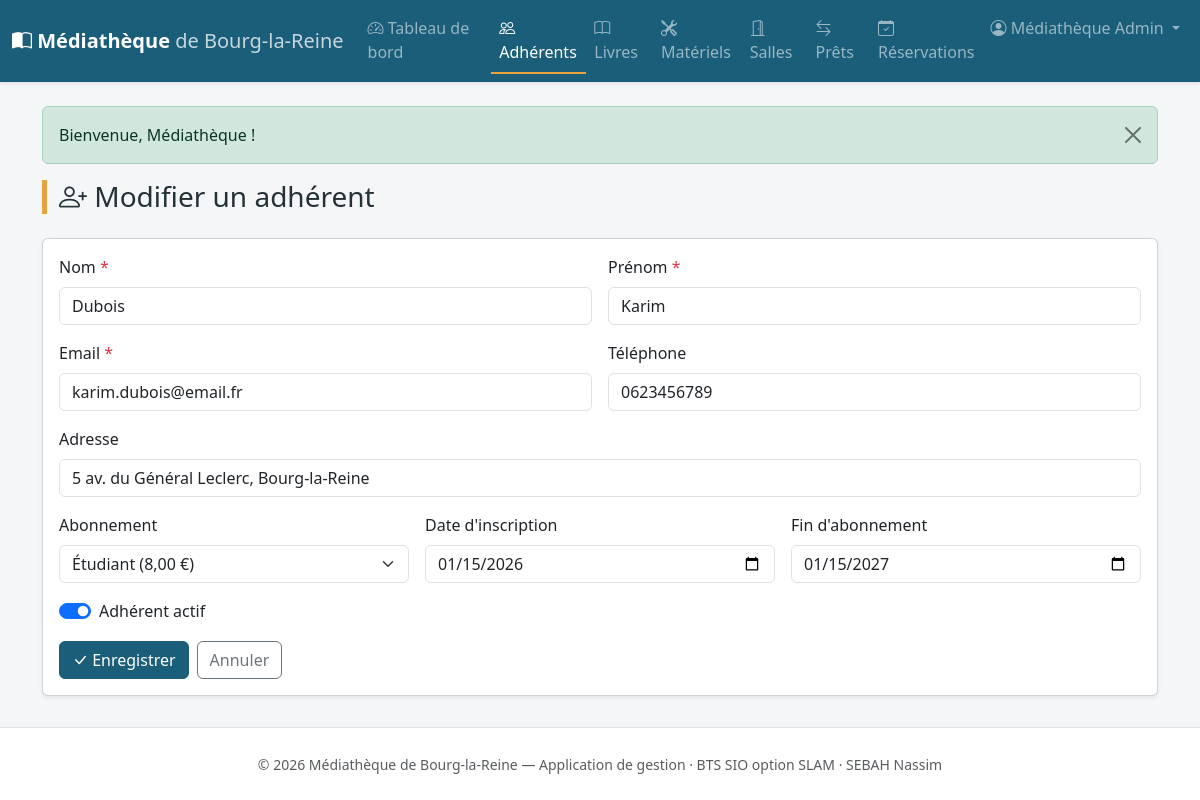
The page /public/index.php?ctrl=adherent&action=form&id=2 (signed in) on the database its author committed.
### tables this page shows
CREATE TABLE adherent (
    id                  INT AUTO_INCREMENT PRIMARY KEY,
    nom                 VARCHAR(60)  NOT NULL,
    prenom              VARCHAR(60)  NOT NULL,
    email               VARCHAR(120) NOT NULL UNIQUE,
    telephone           VARCHAR(20),
    adresse             VARCHAR(180),
    abonnement_id       INT,
    date_inscription    DATE         NOT NULL,
    date_fin_abonnement DATE,
    actif               TINYINT(1)   NOT NULL DEFAULT 1,
    CONSTRAINT fk_adherent_abonnement
        FOREIGN KEY (abonnement_id) REFERENCES abonnement(id) ON DELETE SET NULL
);

CREATE TABLE abonnement (
    id             INT AUTO_INCREMENT PRIMARY KEY,
    libelle        VARCHAR(60)  NOT NULL,
    tarif          DECIMAL(6,2) NOT NULL DEFAULT 0,
    duree_mois     INT          NOT NULL DEFAULT 12,
    quota_emprunts INT          NOT NULL DEFAULT 5
);

### app/controllers/AdherentController.php (called while the page is built, shortened)
<?php
class AdherentController extends Controller
{
    public function form($id = null): void
    {
        $model = $this->model('Adherent');
        $this->view('adherent/form', [
            'titre'       => $id ? 'Modifier un adhérent' : 'Nouvel adhérent',
            'adherent'    => $id ? $model->find($id) : null,
            'abonnements' => $this->model('Abonnement')->allSorted(),
        ]);
    }
}

### public/index.php (called while the page is built, shortened)
<?php
require ROOT . '/config/Database.php';
require ROOT . '/app/core/helpers.php';
require ROOT . '/app/core/Model.php';
$action = preg_replace('/[^a-zA-Z]/', '', $_GET['action'] ?? 'index');
$id     = isset($_GET['id']) ? (int) $_GET['id'] : null;
$controller = new $controllerClass();
$controller->$action($id);

### app/core/helpers.php (called while the page is built, shortened)
<?php
function url(string $ctrl = 'home', string $action = 'index', array $params = []): string
{
    $query = array_merge(['ctrl' => $ctrl, 'action' => $action], $params);
    return BASE_URL . '?' . http_build_query($query);
}
function e(?string $value): string
{
    return htmlspecialchars($value ?? '', ENT_QUOTES, 'UTF-8');
}

### app/core/Model.php (called while the page is built, shortened)
<?php
abstract class Model
{
    protected PDO $db;
    protected string $table;
    public function __construct()
    {
        $this->db = Database::getConnection();
    }
    public function find(int $id): ?array
    {
        $stmt = $this->db->prepare("SELECT * FROM {$this->table} WHERE id = :id");
        $stmt->execute(['id' => $id]);
        return $stmt->fetch() ?: null;
    }
}

### config/Database.php (called while the page is built)
<?php
class Database
{
    private static ?PDO $instance = null;
    public static function getConnection(): PDO
    {
        if (self::$instance === null) {
            $dsn = 'mysql:host=' . DB_HOST . ';dbname=' . DB_NAME . ';charset=' . DB_CHARSET;
            $options = [
                PDO::ATTR_ERRMODE            => PDO::ERRMODE_EXCEPTION,
                PDO::ATTR_DEFAULT_FETCH_MODE => PDO::FETCH_ASSOC,
                PDO::ATTR_EMULATE_PREPARES   => false,
            ];
            try {
                self::$instance = new PDO($dsn, DB_USER, DB_PASS, $options);
            } catch (PDOException $e) {
                die('Erreur de connexion à la base de données : ' . $e->getMessage()
                    . '<br>Vérifiez la configuration dans config/config.php et que la base "'
                    . DB_NAME . '" a bien été importée (sql/schema.sql).');
            }
        }
        return self::$instance;
    }
}

### app/models/Abonnement.php (called while the page is built, shortened)
<?php
class Abonnement extends Model
{
    public function allSorted(): array
    {
        return $this->db->query("SELECT * FROM abonnement ORDER BY tarif")->fetchAll();
    }
}

### app/views/adherent/form.php (the view, shortened to what this page needs)
<?php $action = $adherent ? url('adherent', 'save', ['id' => $adherent['id']]) : url('adherent', 'save'); ?>
<h1 class="h3 mb-4 page-title"><i class="bi bi-person-plus"></i> <?= e($titre) ?></h1>
<div class="card shadow-sm">
    <div class="card-body">
        <form method="post" action="<?= $action ?>" class="row g-3">
            <div class="col-md-6">
                <label class="form-label">Nom <span class="text-danger">*</span></label>
                <input type="text" name="nom" class="form-control" required
                       value="<?= e($adherent['nom'] ?? '') ?>">
            </div>
            <div class="col-md-6">
                <label class="form-label">Prénom <span class="text-danger">*</span></label>
                <input type="text" name="prenom" class="form-control" required
                       value="<?= e($adherent['prenom'] ?? '') ?>">
            </div>
            <div class="col-md-6">
                <label class="form-label">Email <span class="text-danger">*</span></label>
                <input type="email" name="email" class="form-control" required
                       value="<?= e($adherent['email'] ?? '') ?>">
            </div>
            <div class="col-md-6">
                <label class="form-label">Téléphone</label>
                <input type="tel" name="telephone" class="form-control"
                       value="<?= e($adherent['telephone'] ?? '') ?>">
            </div>
            <div class="col-12">
                <label class="form-label">Adresse</label>
                <input type="text" name="adresse" class="form-control"
                       value="<?= e($adherent['adresse'] ?? '') ?>">
            </div>
            <div class="col-md-4">
                <label class="form-label">Abonnement</label>
                <select name="abonnement_id" class="form-select">
                    <?php foreach ($abonnements as $ab): ?>
                        <option value="<?= $ab['id'] ?>"
                            <?= (isset($adherent['abonnement_id']) && $adherent['abonnement_id'] == $ab['id']) ? 'selected' : '' ?>>
                            <?= e($ab['libelle']) ?> (<?= number_format($ab['tarif'], 2, ',', ' ') ?> €)
                        </option>
                    <?php endforeach; ?>
                </select>
            </div>
            <div class="col-md-4">
                <label class="form-label">Date d'inscription</label>
                <input type="date" name="date_inscription" class="form-control"
                       value="<?= e($adherent['date_inscription'] ?? date('Y-m-d')) ?>">
            </div>
            <div class="col-md-4">
                <label class="form-label">Fin d'abonnement</label>
                <input type="date" name="date_fin_abonnement" class="form-control"
                       value="<?= e($adherent['date_fin_abonnement'] ?? '') ?>">
            </div>
            <div class="col-12">
                <div class="form-check form-switch">
                    <input type="checkbox" name="actif" value="1" class="form-check-input" id="actif"
                        <?= (!$adherent || $adherent['actif']) ? 'checked' : '' ?>>
                    <label class="form-check-label" for="actif">Adhérent actif</label>
                </div>
            </div>
            <div class="col-12 d-flex gap-2">
                <button type="submit" class="btn btn-mediatheque"><i class="bi bi-check-lg"></i> Enregistrer</button>
                <a href="<?= url('adherent') ?>" class="btn btn-outline-secondary">Annuler</a>
            </div>
        </form>
    </div>
</div>

### public/css/style.css (style rules this page uses)
:root { --mediatheque: #1b5e7a; --mediatheque-dark: #134b62; --mediatheque-accent: #e8a33d; }
html, body { min-height: 100%; }
body { display: flex; flex-direction: column; min-height: 100vh; background-color: #f4f6f8; font-family: "Segoe UI", system-ui, -apple-system, sans-serif; color: #243238; }
.btn-mediatheque { background-color: var(--mediatheque); border-color: var(--mediatheque); color: #fff; }
.page-title { border-left: 5px solid var(--mediatheque-accent); padding-left: .75rem; }

### rows shown on the page
adherent: nom "Dubois", prenom "Karim", email "karim.dubois@email.fr", telephone "0623456789", adresse "5 av. du Général Leclerc, Bourg-la-Reine", abonnement_id "Étudiant (8,00 €)", date_inscription "01/15/2026", date_fin_abonnement "01/15/2027", actif "☑"

### other values the page prints
$label "Tableau de bord"
$label "Adhérents"
$label "Livres"
$label "Matériels"
$label "Salles"
$label "Prêts"
$label "Réservations"
$_SESSION['agent']['prenom'] . ' ' . $_SESSION['agent']['nom'] "Médiathèque Admin"
$_SESSION['flash']['message'] "Bienvenue, Médiathèque !"
$titre "Modifier un adhérent"
